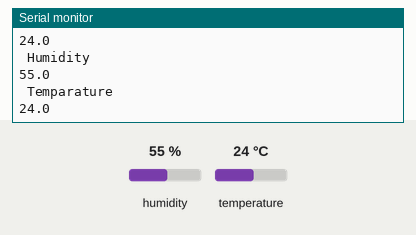
Simulated run of this sketch. Board: Arduino Uno, built with avr-gcc and run on an emulated ATmega328P. Shown: the last lines printed to the serial monitor. The inputs (shaded band) are chosen by the test bench; at power-on: humidity 55 %, temperature 24 °C.

Above: at 2.8 s.
2.9 s: humidity set to 22 %
At 5.3 s:
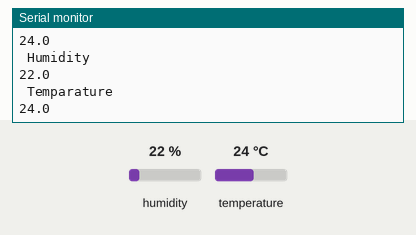
5.6 s: temperature set to 12 °C
At 6.7 s:
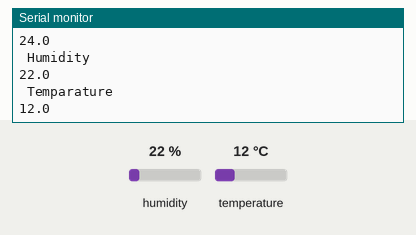
8.3 s: humidity set to 40 %
At 11.5 s:
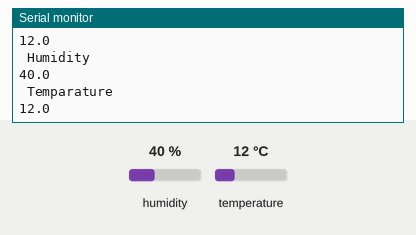
Timing chart, 0 to 13.0 s (numbered marks = the images above; inputs shaded):
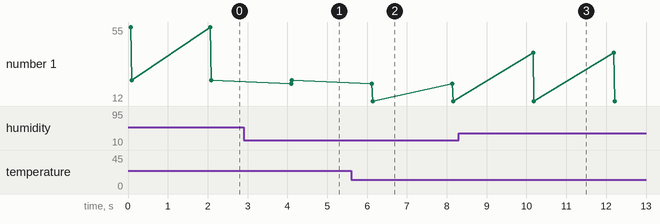

Measured:
- after the input at 2.9 s, the serial monitor: prints a new line after 1.2 s (image 1)
- after the input at 5.6 s, the serial monitor: prints a new line after 0.54 s (image 2)
- after the input at 8.3 s, the serial monitor: prints a new line after 1.9 s (image 3)
- plotted number 1: 24 → 12 after the input at 5.6 s

The sketch:

tempsens.ino
```cpp
#include<dht.h>
dht DHT;

// if you require to change the pin number, Edit the pin with your arduino pin.

#define DHT11_PIN 3

void setup() {

Serial.begin(9600);

Serial.println("welcome to TechPonder Humidity and temperature Detector"); }

void loop() { // READ DATA

int chk = DHT.read11(DHT11_PIN);

Serial.println(" Humidity " );

Serial.println(DHT.humidity, 1);

Serial.println(" Temparature ");

Serial.println(DHT.temperature, 1);

delay(2000);

}
```
